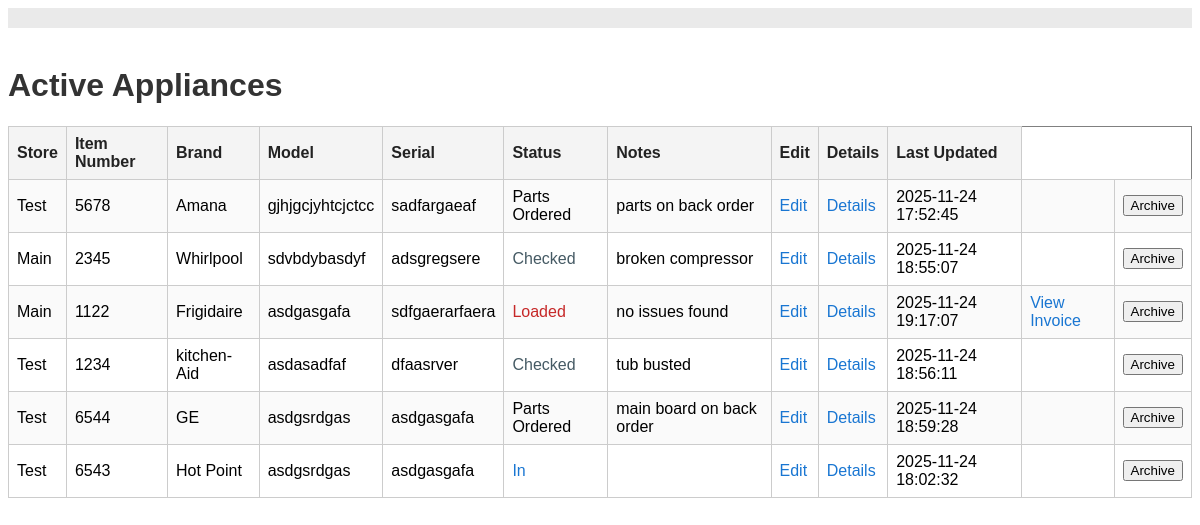
Page /list on the committed database.
### app_web.py (models this page shows)
class Appliance(db.Model):
    id = db.Column(db.Integer, primary_key=True)
    store_name = db.Column(db.String(80), nullable=False)
    item_number = db.Column(db.String(80), nullable=False)
    brand = db.Column(db.String(80), nullable=False)
    model = db.Column(db.String(80), nullable=False)
    serial = db.Column(db.String(80), nullable=False)
    status = db.Column(db.String(40), nullable=False)
    notes = db.Column(db.String(255))
    archived = db.Column(db.Boolean, default=False)
    invoice_file = db.Column(db.String(255))
    last_updated = db.Column(db.String(30), nullable=False, default=datetime.now().strftime("%Y-%m-%d %H:%M:%S"))

### app_web.py (the view)
@app.route('/list')
def list_appliances_web():
    active = Appliance.query.filter_by(archived=False).all()
    return render_template('list.html', appliances=active)

### templates/list.html (shortened to what this page needs)
<!DOCTYPE html>
<html>
<head>
</head>
<body>
    {% include 'navbar.html' %}
    <h1>Active Appliances</h1>
    <table border="1" cellpadding="5">
        <tr>
            <th>Store</th>
            <th>Item Number</th>
            <th>Brand</th>
            <th>Model</th>
            <th>Serial</th>
            <th>Status</th>
            <th>Notes</th>
            <th>Edit</th>
            <th>Details</th>
            <th>Last Updated</th>
        </tr>
        {% for app in appliances %}
        <tr>
            <td>{{ app.store_name }}</td>
            <td>{{ app.item_number }}</td>
            <td>{{ app.brand }}</td>
            <td>{{ app.model }}</td>
            <td>{{ app.serial }}</td>
            <td class="status {{ app.status|lower }}">{{ app.status }}</td>
            <td>{{ app.notes }}</td>
            <td>
                <a href="/edit/{{ app.store_name }}/{{ app.item_number }}">Edit</a>
            </td>
            <td>
                <a href="/details/{{ app.store_name }}/{{ app.item_number }}">Details</a>
            </td>
            <td>{{ app.last_updated }}</td>
            <td>
        {% if app.invoice_file %}
            <a href="/invoices/{{ app.invoice_file }}">View Invoice</a>
        {% endif %}
    </td>
    <td>
        <form method="post" action="/archive/{{ app.store_name }}/{{ app.item_number }}" style="display: inline">
            <input type="submit" value="Archive">
        </form>
    </td>
</tr>
        {% endfor %}
    </table>
</body>
</html>

### templates/list.html (style rules this page uses)
body { font-family: Arial, sans-serif; }
table { border-collapse: collapse; width: 100%; margin-top: 15px; }
th, td { border: 1px solid #ccc; padding: 8px; text-align: left; }
th { background: #f4f4f4; color: #222; }
tr:nth-child(even) { background: #fafafa; }
a { color: #1976d2; text-decoration: none; }
h1, h2, h3 { color: #333; }
.status.in { color: #1976d2; }
.status.checked { color: #455a64; }
.status.loaded { color: #c62828; }

### rows in the picture
Appliance: store_name "Test", item_number "5678", brand "Amana", model "gjhjgcjyhtcjctcc", serial "sadfargaeaf", status "Parts Ordered", notes "parts on back order", last_updated "2025-11-24 17:52:45"
Appliance: store_name "Main", item_number "2345", brand "Whirlpool", model "sdvbdybasdyf", serial "adsgregsere", status "Checked", notes "broken compressor", last_updated "2025-11-24 18:55:07"
Appliance: store_name "Main", item_number "1122", brand "Frigidaire", model "asdgasgafa", serial "sdfgaerarfaera", status "Loaded", notes "no issues found", last_updated "2025-11-24 19:17:07"
Appliance: store_name "Test", item_number "1234", brand "kitchen-Aid", model "asdasadfaf", serial "dfaasrver", status "Checked", notes "tub busted", last_updated "2025-11-24 18:56:11"
Appliance: store_name "Test", item_number "6544", brand "GE", model "asdgsrdgas", serial "asdgasgafa", status "Parts Ordered", notes "main board on back order", last_updated "2025-11-24 18:59:28"
Appliance: store_name "Test", item_number "6543", brand "Hot Point", model "asdgsrdgas", serial "asdgasgafa", status "In", last_updated "2025-11-24 18:02:32"
